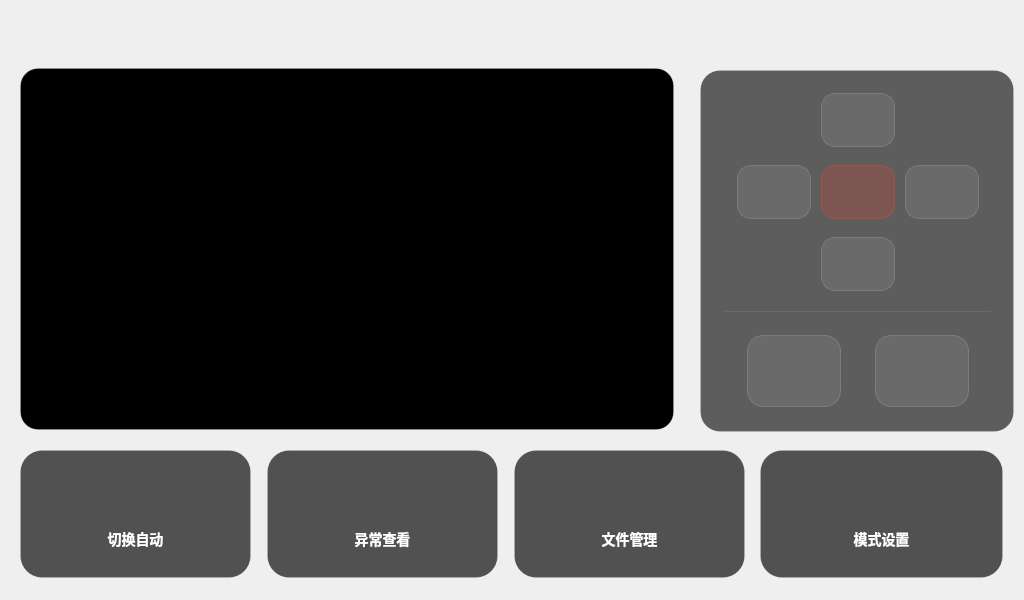
<?xml version="1.0" encoding="UTF-8"?>
<ui version="4.0">
 <class>menu</class>
 <widget class="QWidget" name="menu">
  <property name="geometry">
   <rect>
    <x>0</x>
    <y>0</y>
    <width>1024</width>
    <height>600</height>
   </rect>
  </property>
  <property name="windowTitle">
   <string>小蚁智能安防系统</string>
  </property>
  <property name="styleSheet">
   <string notr="true">
/* ===== 全局 ===== */
QWidget#menu {
    font-family: &quot;Helvetica Neue&quot;,&quot;PingFang SC&quot;,&quot;Microsoft YaHei&quot;,sans-serif;
}

/* ===== 视频区 ===== */
QLabel#cap_Frame_lb {
    background-color: #000000;
    border: 1px solid rgba(255,255,255,0.15);
    border-radius: 18px;
}

/* ===== 控制面板 - Apple卡片风格 ===== */
QStackedWidget#ctl_Panel_sw {
    background: rgba(30,30,30,0.7);
    border: 1px solid rgba(255,255,255,0.1);
    border-radius: 20px;
}

/* ===== PTZ按钮 - 圆形胶囊 ===== */
QPushButton#turn_up_bt,
QPushButton#turn_down_bt,
QPushButton#turn_left_bt,
QPushButton#turn_right_bt {
    background: rgba(255,255,255,0.08);
    border: 1px solid rgba(255,255,255,0.15);
    border-radius: 14px;
}
QPushButton#turn_up_bt:hover,
QPushButton#turn_down_bt:hover,
QPushButton#turn_left_bt:hover,
QPushButton#turn_right_bt:hover {
    background: rgba(255,255,255,0.18);
    border-color: rgba(255,255,255,0.3);
}

/* ===== 中心复位 ===== */
QPushButton#turn_reset_bt {
    background: rgba(255,59,48,0.2);
    border: 1px solid rgba(255,59,48,0.4);
    border-radius: 14px;
}
QPushButton#turn_reset_bt:hover {
    background: rgba(255,59,48,0.35);
}

/* ===== 拍照/录像 ===== */
QPushButton#get_photo_bt,
QPushButton#get_vedio_bt {
    background: rgba(255,255,255,0.08);
    border: 1px solid rgba(255,255,255,0.15);
    border-radius: 16px;
}
QPushButton#get_photo_bt:hover,
QPushButton#get_vedio_bt:hover {
    background: rgba(255,255,255,0.18);
    border-color: rgba(255,255,255,0.3);
}

/* ===== 底部导航 - Apple式粗圆角卡片 ===== */
QPushButton#swt_Control_bt,
QPushButton#exp_Check_bt,
QPushButton#file_Manage_bt,
QPushButton#mode_Setup_bt {
    background: rgba(28,28,30,0.75);
    border: 1px solid rgba(255,255,255,0.1);
    border-radius: 22px;
    color: #ffffff;
    font-size: 14px;
    font-weight: 500;
    padding-top: 50px;
}
QPushButton#swt_Control_bt:hover,
QPushButton#exp_Check_bt:hover,
QPushButton#file_Manage_bt:hover,
QPushButton#mode_Setup_bt:hover {
    background: rgba(44,44,46,0.85);
    border-color: rgba(255,255,255,0.2);
}
   </string>
  </property>
  <widget class="QLabel" name="cap_Frame_lb">
   <property name="geometry">
    <rect>
     <x>20</x>
     <y>68</y>
     <width>654</width>
     <height>362</height>
    </rect>
   </property>
   <property name="text">
    <string/>
   </property>
  </widget>
  <widget class="QStackedWidget" name="ctl_Panel_sw">
   <property name="geometry">
    <rect>
     <x>700</x>
     <y>70</y>
     <width>314</width>
     <height>362</height>
    </rect>
   </property>
   <property name="currentIndex">
    <number>0</number>
   </property>
   <widget class="QWidget" name="page">
    <widget class="QPushButton" name="turn_up_bt">
     <property name="geometry">
      <rect>
       <x>120</x>
       <y>22</y>
       <width>74</width>
       <height>54</height>
      </rect>
     </property>
     <property name="text">
      <string/>
     </property>
     <property name="icon">
      <iconset resource="images.qrc">
       <normaloff>:/images/icon_up.svg</normaloff>:/images/icon_up.svg</iconset>
     </property>
     <property name="iconSize">
      <size>
       <width>20</width>
       <height>20</height>
      </size>
     </property>
    </widget>
    <widget class="QPushButton" name="turn_left_bt">
     <property name="geometry">
      <rect>
       <x>36</x>
       <y>94</y>
       <width>74</width>
       <height>54</height>
      </rect>
     </property>
     <property name="text">
      <string/>
     </property>
     <property name="icon">
      <iconset resource="images.qrc">
       <normaloff>:/images/icon_left.svg</normaloff>:/images/icon_left.svg</iconset>
     </property>
     <property name="iconSize">
      <size>
       <width>20</width>
       <height>20</height>
      </size>
     </property>
    </widget>
    <widget class="QPushButton" name="turn_reset_bt">
     <property name="geometry">
      <rect>
       <x>120</x>
       <y>94</y>
       <width>74</width>
       <height>54</height>
      </rect>
     </property>
     <property name="text">
      <string/>
     </property>
     <property name="icon">
      <iconset resource="images.qrc">
       <normaloff>:/images/icon_center.svg</normaloff>:/images/icon_center.svg</iconset>
     </property>
     <property name="iconSize">
      <size>
       <width>20</width>
       <height>20</height>
      </size>
     </property>
    </widget>
    <widget class="QPushButton" name="turn_right_bt">
     <property name="geometry">
      <rect>
       <x>204</x>
       <y>94</y>
       <width>74</width>
       <height>54</height>
      </rect>
     </property>
     <property name="text">
      <string/>
     </property>
     <property name="icon">
      <iconset resource="images.qrc">
       <normaloff>:/images/icon_right.svg</normaloff>:/images/icon_right.svg</iconset>
     </property>
     <property name="iconSize">
      <size>
       <width>20</width>
       <height>20</height>
      </size>
     </property>
    </widget>
    <widget class="QPushButton" name="turn_down_bt">
     <property name="geometry">
      <rect>
       <x>120</x>
       <y>166</y>
       <width>74</width>
       <height>54</height>
      </rect>
     </property>
     <property name="text">
      <string/>
     </property>
     <property name="icon">
      <iconset resource="images.qrc">
       <normaloff>:/images/icon_down.svg</normaloff>:/images/icon_down.svg</iconset>
     </property>
     <property name="iconSize">
      <size>
       <width>20</width>
       <height>20</height>
      </size>
     </property>
    </widget>
    <widget class="QLabel" name="sepLine">
     <property name="geometry">
      <rect>
       <x>24</x>
       <y>240</y>
       <width>266</width>
       <height>1</height>
      </rect>
     </property>
     <property name="styleSheet">
      <string notr="true">background: rgba(255,255,255,0.08);</string>
     </property>
     <property name="text">
      <string/>
     </property>
    </widget>
    <widget class="QPushButton" name="get_photo_bt">
     <property name="geometry">
      <rect>
       <x>46</x>
       <y>264</y>
       <width>94</width>
       <height>72</height>
      </rect>
     </property>
     <property name="text">
      <string/>
     </property>
     <property name="icon">
      <iconset resource="images.qrc">
       <normaloff>:/images/icon_camera.svg</normaloff>:/images/icon_camera.svg</iconset>
     </property>
     <property name="iconSize">
      <size>
       <width>24</width>
       <height>24</height>
      </size>
     </property>
    </widget>
    <widget class="QPushButton" name="get_vedio_bt">
     <property name="geometry">
      <rect>
       <x>174</x>
       <y>264</y>
       <width>94</width>
       <height>72</height>
      </rect>
     </property>
     <property name="text">
      <string/>
     </property>
     <property name="icon">
      <iconset resource="images.qrc">
       <normaloff>:/images/icon_video.svg</normaloff>:/images/icon_video.svg</iconset>
     </property>
     <property name="iconSize">
      <size>
       <width>24</width>
       <height>24</height>
      </size>
     </property>
    </widget>
   </widget>
   <widget class="QWidget" name="page_2">
    <widget class="QLabel" name="label_2">
     <property name="geometry">
      <rect>
       <x>82</x>
       <y>140</y>
       <width>150</width>
       <height>50</height>
      </rect>
     </property>
     <property name="styleSheet">
      <string notr="true">color: rgba(255,255,255,0.6); font-size: 14px; font-weight: 400; background: transparent;</string>
     </property>
     <property name="text">
      <string>手动控制</string>
     </property>
     <property name="alignment">
      <set>Qt::AlignCenter</set>
     </property>
    </widget>
   </widget>
  </widget>
  <widget class="QPushButton" name="swt_Control_bt">
   <property name="geometry">
    <rect>
     <x>20</x>
     <y>450</y>
     <width>231</width>
     <height>128</height>
    </rect>
   </property>
   <property name="text">
    <string>切换自动</string>
   </property>
   <property name="icon">
    <iconset resource="images.qrc">
     <normaloff>:/images/icon_switch.svg</normaloff>:/images/icon_switch.svg</iconset>
   </property>
   <property name="iconSize">
    <size>
     <width>24</width>
     <height>24</height>
    </size>
   </property>
  </widget>
  <widget class="QPushButton" name="exp_Check_bt">
   <property name="geometry">
    <rect>
     <x>267</x>
     <y>450</y>
     <width>231</width>
     <height>128</height>
    </rect>
   </property>
   <property name="text">
    <string>异常查看</string>
   </property>
   <property name="icon">
    <iconset resource="images.qrc">
     <normaloff>:/images/icon_alarm.svg</normaloff>:/images/icon_alarm.svg</iconset>
   </property>
   <property name="iconSize">
    <size>
     <width>24</width>
     <height>24</height>
    </size>
   </property>
  </widget>
  <widget class="QPushButton" name="file_Manage_bt">
   <property name="geometry">
    <rect>
     <x>514</x>
     <y>450</y>
     <width>231</width>
     <height>128</height>
    </rect>
   </property>
   <property name="text">
    <string>文件管理</string>
   </property>
   <property name="icon">
    <iconset resource="images.qrc">
     <normaloff>:/images/icon_folder.svg</normaloff>:/images/icon_folder.svg</iconset>
   </property>
   <property name="iconSize">
    <size>
     <width>24</width>
     <height>24</height>
    </size>
   </property>
  </widget>
  <widget class="QPushButton" name="mode_Setup_bt">
   <property name="geometry">
    <rect>
     <x>760</x>
     <y>450</y>
     <width>243</width>
     <height>128</height>
    </rect>
   </property>
   <property name="text">
    <string>模式设置</string>
   </property>
   <property name="icon">
    <iconset resource="images.qrc">
     <normaloff>:/images/icon_settings.svg</normaloff>:/images/icon_settings.svg</iconset>
   </property>
   <property name="iconSize">
    <size>
     <width>24</width>
     <height>24</height>
    </size>
   </property>
  </widget>
 </widget>
 <layoutdefault spacing="6" margin="11"/>
 <resources>
  <include location="images.qrc"/>
 </resources>
 <connections/>
</ui>
